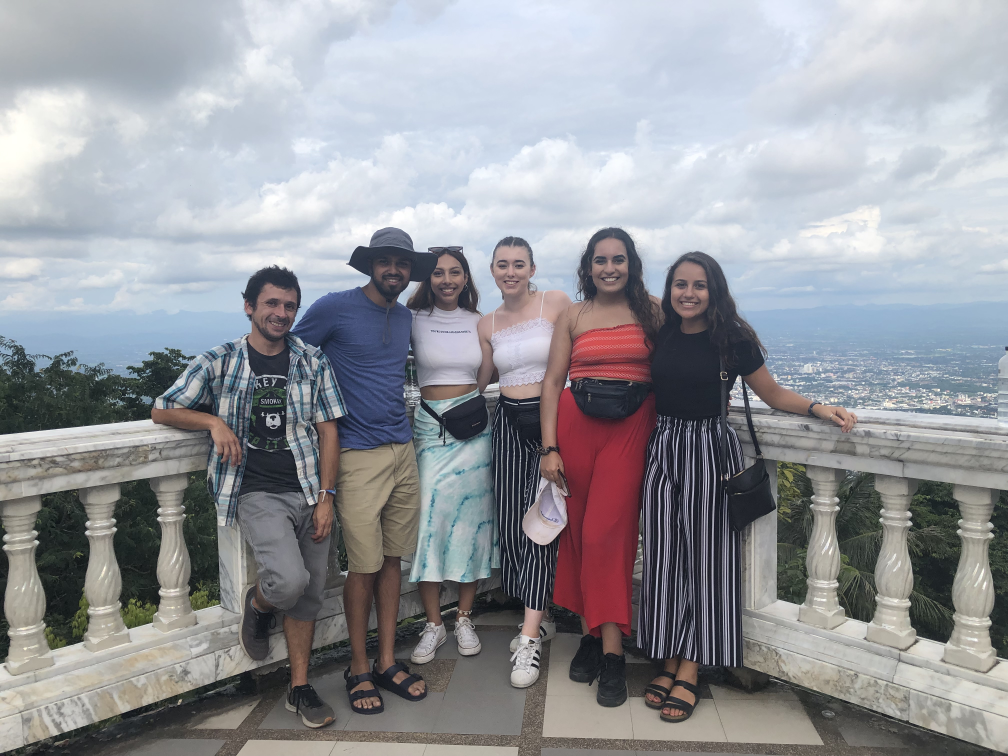
#> input picture Detect.jpg, 4032 x 3024 px (shown at 1/4 size)
$ python face_detect.py Detect.jpg   (older library calls are emulated)
#> lines starting #> are read from the running program, lines starting #| are printed output that depends on the picture; after the words box and inside, x2 and y2 are one past the last pixel; in counts of white or black regions, pixels touching at a corner belong together
import cv2
import sys
# Get user supplied values
imagePath = sys.argv[1]
cascPath = "haarcascade_frontalface_default.xml"

# Create the haar cascade
faceCascade = cv2.CascadeClassifier(cascPath)

# Read the image
image = cv2.imread(imagePath)
#> image is the input picture: shape (3024, 4032, 3); mean B, G, R 155.1, 149.9, 148.4

src = cv2.imread(imagePath, cv2.IMREAD_UNCHANGED)
# set a new width in pixels
if (max(image.shape)>3000):
    scale_percent = 25
elif (max(image.shape)>1000):
    scale_percent = 50
elif (max(image.shape)>500):
    scale_percent = 70
else:
    scale_percent = 100

#calculate the 50 percent of original dimensions
width = int(src.shape[1] * scale_percent / 100)
#> width = 1008
height = int(src.shape[0] * scale_percent / 100)
#> height = 756

# dsize
dsize = (width, height)
#> dsize = (1008, 756)

# resize image
resizeImg = cv2.resize(src, dsize)
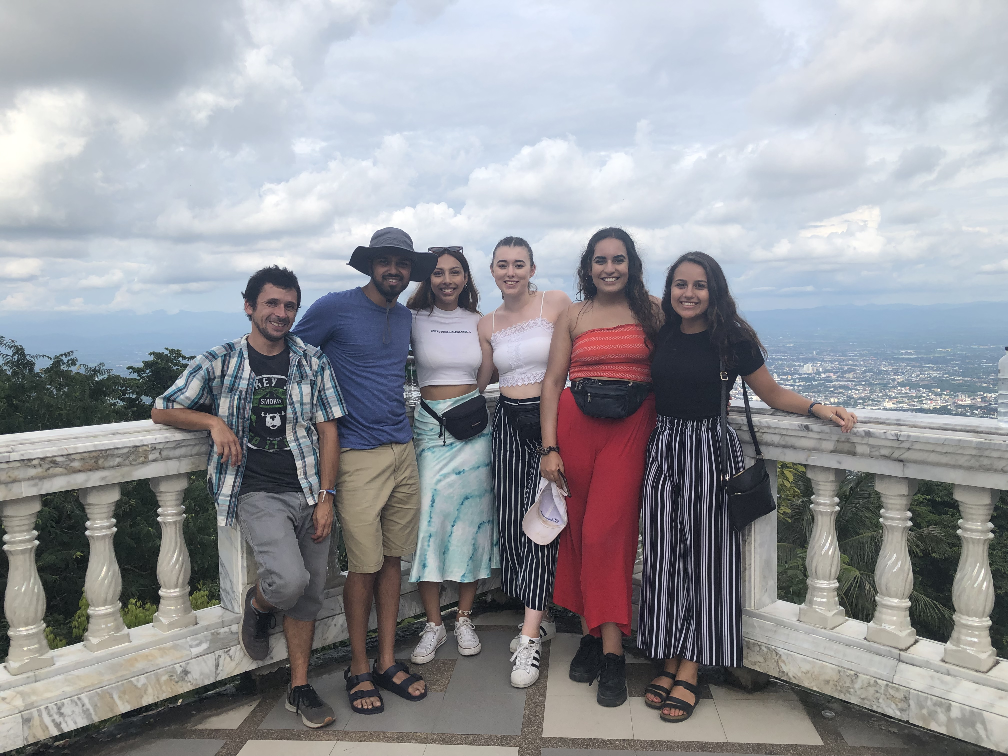
#> resizeImg: shape (756, 1008, 3); mean B, G, R 155.2, 150, 148.5

gray = cv2.cvtColor(resizeImg, cv2.COLOR_BGR2GRAY)
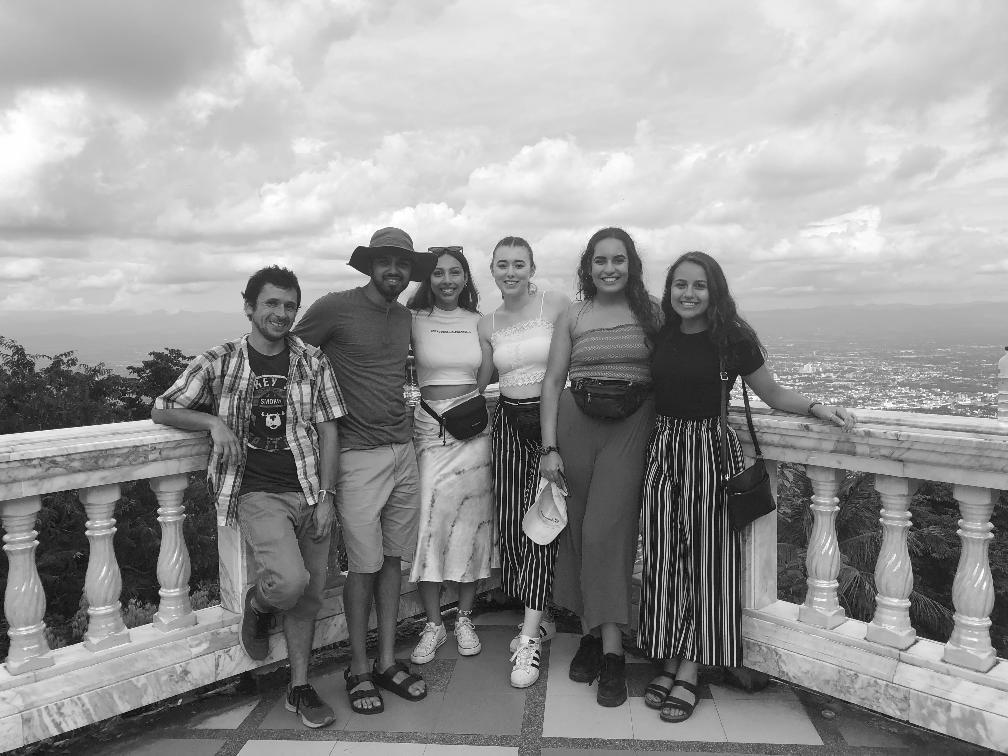
#> gray: shape (756, 1008); min 3, max 255, mean 150.2

# Detect faces in the image
faces = faceCascade.detectMultiScale(
    gray,
    scaleFactor=1.2,
    minNeighbors=2,
    minSize=(30, 30),
    flags = cv2.CASCADE_SCALE_IMAGE #cv2.cv.CV_HAAR_SCALE_IMAGE
)
#> faces = [[425, 256, 46, 46], [585, 240, 52, 52], [484, 245, 53, 53], [664, 265, 52, 52], [253, 284, 53, 53], [443, 452, 50, 50], [482, 222, 60, 60]]

print("Found {0} faces!".format(len(faces)))
#| Found 7 faces!

# Draw a rectangle around the faces
for (x, y, w, h) in faces:
    cv2.rectangle(resizeImg, (x, y), (x+w, y+h), (0, 255, 0), 2)
#> this loop made 7 passes
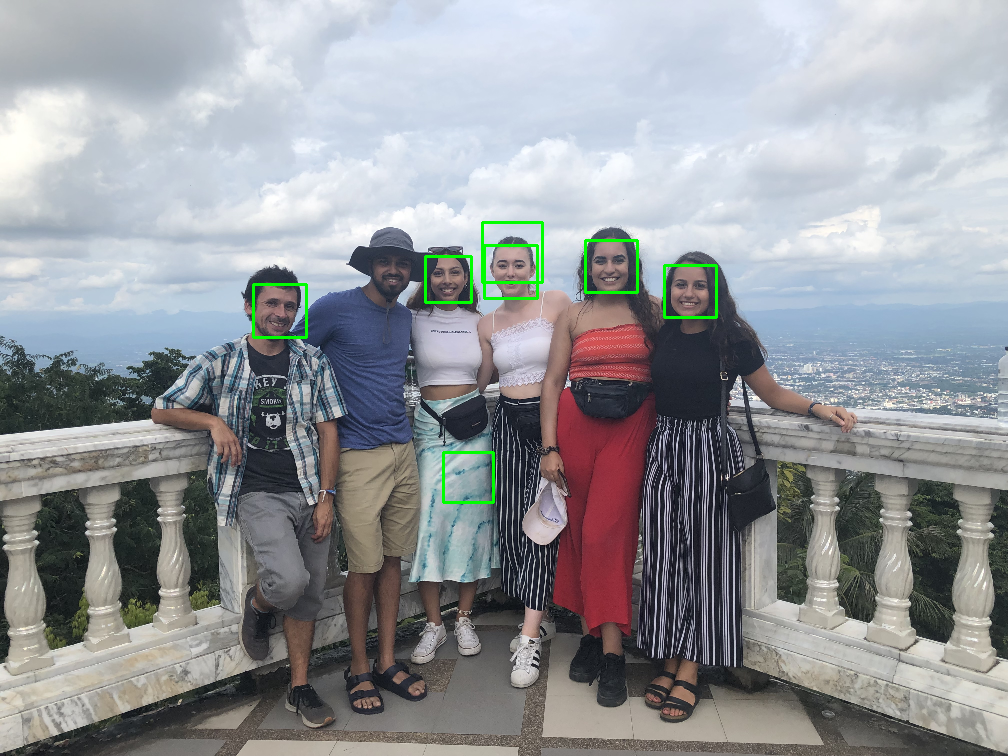
#> resizeImg: shape (756, 1008, 3); 0.57% of pixels changed, all inside (x1, y1, x2, y2) = (252, 221, 718, 504)

cv2.imshow("Faces found", resizeImg)
cv2.waitKey(0)

#use face_detect
#python face_detect.py photo haarcascade_frontface_default.xml
